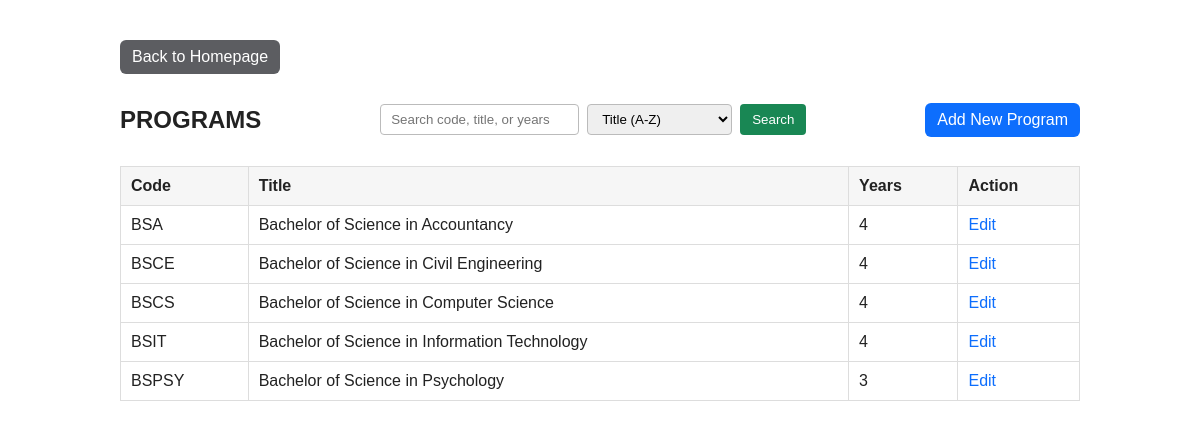
The app's page /program_list.php (signed in) with its own data.
### tables this page shows
CREATE TABLE `program` (
  `program_id` int(11) NOT NULL,
  `code` varchar(20) NOT NULL,
  `title` varchar(100) NOT NULL,
  `years` tinyint(4) NOT NULL
);

### program_list.php (the view, shortened to what this page needs)
<?php
require_once 'db.php';
?>
<!DOCTYPE html>
<html lang="en">
<head>
</head>
<body>
    <div class ="container">
        <div class ="nav">
            <a class = "btnhome" href="home.php">Back to Homepage</a>
        </div>
        <div class="toolbar">
            <h2>PROGRAMS</h2>
            <form class="search-form" method="get" action="program_list.php">
                <input type="text" name="q" placeholder="Search code, title, or years" value="<?php echo isset($_GET['q']) ? htmlspecialchars($_GET['q'], ENT_QUOTES) : ''; ?>">
                <select name="sort">
                    <?php
                        $currentSort = $_GET['sort'] ?? 'title';
                        $options = [
                            'title' => 'Title (A-Z)',
                            'code' => 'Code (A-Z)',
                            'years' => 'Years (Low-High)'
                        ];
                        foreach ($options as $value => $label) {
                            $selected = $currentSort === $value ? 'selected' : '';
                            echo "<option value=\"{$value}\" {$selected}>{$label}</option>";
                        }
                    ?>
                </select>
                <button type="submit">Search</button>
            </form>
            <a class="btn" href="program_new.php">Add New Program</a>
        </div>
        <table>
            <tr>
                <th>Code</th>
                <th>Title</th>
                <th>Years</th>
                <th>Action</th>
            </tr>
            <?php
                $sort = $_GET['sort'] ?? 'title';
                $sql = "SELECT program_id, code, title, years FROM program";
                $validSort = ['title' => 'title', 'code' => 'code', 'years' => 'years'];
                $orderColumn = $validSort[$sort] ?? 'title';
                $sql .= " ORDER BY {$orderColumn}";
                $result = $conn -> query($sql);
                if($result -> num_rows > 0){
                    while($row = $result -> fetch_assoc()){
                        $id = htmlspecialchars($row['program_id']);
                        $code = htmlspecialchars($row['code']);
                        $title = htmlspecialchars($row['title']);
                            $years = htmlspecialchars($row['years']);
                        echo "<tr>" .
                             "<td>{$code}</td>" .
                             "<td>{$title}</td>" .
                                "<td>{$years}</td>" .
                             "<td><a class=\"link\" href=\"program_edit.php?program_id={$id}\">Edit</a></td>" .
                             "</tr>";
                    }
                }else{
                    echo "<tr><td colspan='4' style='text-align:center;'>No records found</td></tr>";
                }
            ?>
        </table>
    </div>
</body>
</html>

### program_list.php (style rules this page uses)
body { font-family: Arial, sans-serif; margin: 40px; color: #222; }
.container { max-width: 960px; margin: 0 auto; }
h2 { display: flex; justify-content: space-between; align-items: center; }
a.btn { display: inline-block; padding: 8px 12px; border-radius: 6px; text-decoration: none; color: #fff; background: #0d6efd; }
a.btnhome { display: inline-block; padding: 8px 12px; border-radius: 6px; text-decoration: none; color: #fff; background: #5c5d61; }
a.link { color: #0d6efd; text-decoration: none; }
table { width: 100%; border-collapse: collapse; margin-top: 12px; }
th, td { border: 1px solid #ddd; padding: 10px; text-align: left; }
th { background: #f6f6f6; }
.nav { margin-bottom: 12px; }
.toolbar { display: flex; align-items: center; justify-content: space-between; gap: 16px; flex-wrap: wrap; }
.search-form { display: flex; gap: 8px; }
.search-form input, .search-form select { padding: 6px 10px; border: 1px solid #bbb; border-radius: 4px; }
.search-form button { border: none; padding: 6px 12px; border-radius: 4px; background: #198754; color: #fff; cursor: pointer; }

### records on screen
program: code "BSA", title "Bachelor of Science in Accountancy", years "4"
program: code "BSCE", title "Bachelor of Science in Civil Engineering", years "4"
program: code "BSCS", title "Bachelor of Science in Computer Science", years "4"
program: code "BSIT", title "Bachelor of Science in Information Technology", years "4"
program: code "BSPSY", title "Bachelor of Science in Psychology", years "3"

### other values on screen
form field sort "Title (A-Z)"
